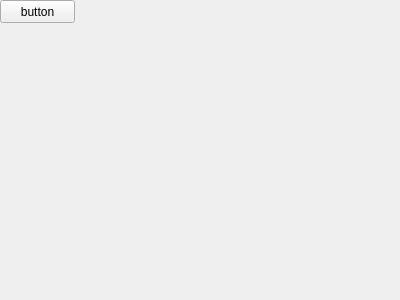
<?xml version="1.0" encoding="UTF-8"?>
<ui version="4.0">
 <class>Widget</class>
 <widget class="QWidget" name="Widget">
  <property name="geometry">
   <rect>
    <x>0</x>
    <y>0</y>
    <width>400</width>
    <height>300</height>
   </rect>
  </property>
  <property name="windowTitle">
   <string>Widget</string>
  </property>
  <widget class="QPushButton" name="pushButton">
   <property name="geometry">
    <rect>
     <x>0</x>
     <y>0</y>
     <width>75</width>
     <height>23</height>
    </rect>
   </property>
   <property name="text">
    <string>button</string>
   </property>
  </widget>
 </widget>
 <layoutdefault spacing="6" margin="11"/>
 <resources/>
 <connections/>
</ui>
